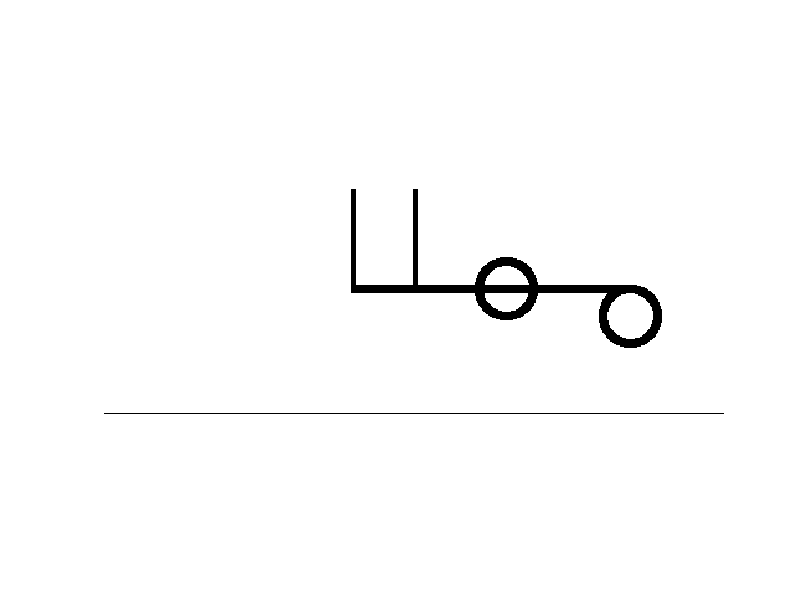

Here is the MATLAB script that generated this plot:
clc;
clear;
close all;

name=ones(200,500);

for i=200 : 425
    for j=97 : 103
        name(j,i)=0;     
    end
end

y=122;
x=425;
for j=19:25
for i=1 : 0.01: 8
    ci=  round((j*cos(i))+y);
    si= round((j*sin(i))+x);
    name(ci,si)=0;
end
end

    
y=100;
x=325;
for j=19: 25
for i=1 : 0.01: 8
    ci=  round((j*cos(i))+y);
    si= round((j*sin(i))+x);
    name(ci,si)=0;
end
end
for i=250 : 253
    for j=20 : 100
        name(j,i)=0;     
    end
end
for i=200 : 203
    for j=20 : 100
        name(j,i)=0;     
    end
end

imshow(name);